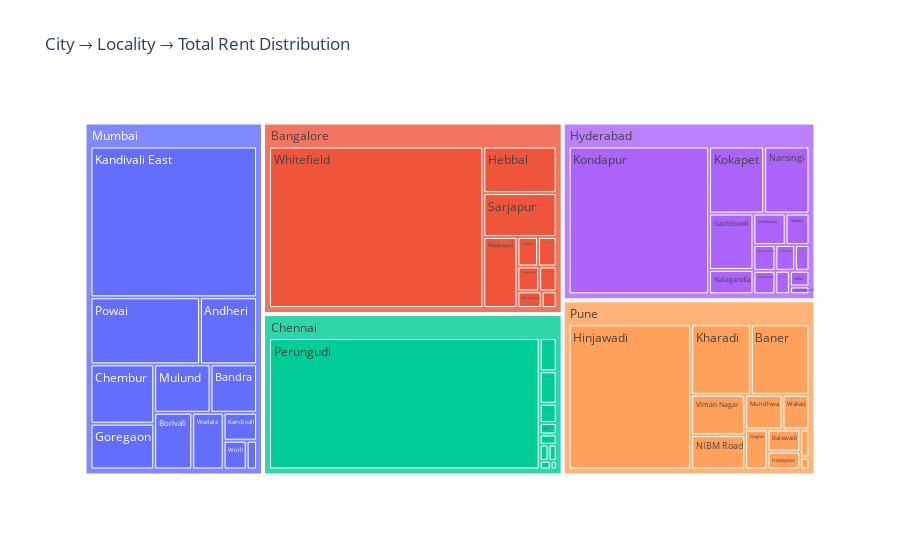

Notebook source saved alongside this figure:
### Markdown cell above
##### 9. City-wise Rent Distribution by Locality

### Code cell
import plotly.express as px

treemap_data = df.groupby(['City', 'Location'])['Price'].sum().reset_index()

fig = px.treemap(
    treemap_data,
    path=['City', 'Location'],
    values='Price',
    title='City → Locality → Total Rent Distribution'
)

fig.show()

### Figure 1 — Plotly figure (JSON) as saved in the notebook; plotly's stock layout.template omitted (floating-point values rounded to 4 significant figures)
{"data": [{"branchvalues": "total", "domain": {"x": [0, 1], "y": [0, 1]}, "hovertemplate": "labels=%{label}<br>Price=%{value}<br>parent=%{parent}<br>id=%{id}<extra></extra>", "ids": ["Mumbai/Andheri", "Hyderabad/Bachupally", "Pune/Balewadi", "Mumbai/Bandra", "Pune/Baner", "Bangalore/Bannerghatta Main Road", "Mumbai/Borivali", "Mumbai/Chembur", "Bangalore/Devanahalli", "Bangalore/Electronic City", "Hyderabad/Gachibowli", "Mumbai/Goregaon", "Chennai/Guduvancheri", "Pune/Hadapsar", "Bangalore/Hebbal", "Pune/Hinjawadi", "Hyderabad/Hitech City", "Mumbai/Juhu", "Bangalore/Kanakapura Road", "Mumbai/Kandivali", "Mumbai/Kandivali East", "Chennai/Kelambakkam", "Pune/Kharadi", "Hyderabad/Kokapet", "Hyderabad/Kollur", "Hyderabad/Kompally", "Hyderabad/Kondapur", "Hyderabad/Madhapur", "Hyderabad/Manikonda", "Chennai/Medavakkam", "Hyderabad/Miyapur", "Mumbai/Mulund", "Pune/Mundhwa", "Pune/NIBM Road", "Hyderabad/Nalagandla", "Hyderabad/Narsingi", "Chennai/Padur", "Chennai/Pallavaram", "Chennai/Pallikaranai", "Chennai/Perungudi", "Chennai/Porur", "Mumbai/Powai", "Bangalore/Rajajinagar", "Bangalore/Sarjapur", "Hyderabad/Shamshabad", "Chennai/Sholinganallur", "Hyderabad/Tellapur", "Chennai/Thiruvanmiyur", "Pune/Undri", "Bangalore/Varthur", "Pune/Viman Nagar", "Mumbai/Wadala", "Pune/Wagholi", "Pune/Wakad", "Bangalore/Whitefield", "Pune/Whitefield", "Mumbai/Worli", "Bangalore/Yelahanka", "Bangalore", "Chennai", "Hyderabad", "Mumbai", "Pune"], "labels": ["Andheri", "Bachupally", "Balewadi", "Bandra", "Baner", "Bannerghatta Main Road", "Borivali", "Chembur", "Devanahalli", "Electronic City", "Gachibowli", "Goregaon", "Guduvancheri", "Hadapsar", "Hebbal", "Hinjawadi", "Hitech City", "Juhu", "Kanakapura Road", "Kandivali", "Kandivali East", "Kelambakkam", "Kharadi", "Kokapet", "Kollur", "Kompally", "Kondapur", "Madhapur", "Manikonda", "Medavakkam", "Miyapur", "Mulund", "Mundhwa", "NIBM Road", "Nalagandla", "Narsingi", "Padur", "Pallavaram", "Pallikaranai", "Perungudi", "Porur", "Powai", "Rajajinagar", "Sarjapur", "Shamshabad", "Sholinganallur", "Tellapur", "Thiruvanmiyur", "Undri", "Varthur", "Viman Nagar", "Wadala", "Wagholi", "Wakad", "Whitefield", "Whitefield", "Worli", "Yelahanka", "Bangalore", "Chennai", "Hyderabad", "Mumbai", "Pune"], "name": "", "parents": ["Mumbai", "Hyderabad", "Pune", "Mumbai", "Pune", "Bangalore", "Mumbai", "Mumbai", "Bangalore", "Bangalore", "Hyderabad", "Mumbai", "Chennai", "Pune", "Bangalore", "Pune", "Hyderabad", "Mumbai", "Bangalore", "Mumbai", "Mumbai", "Chennai", "Pune", "Hyderabad", "Hyderabad", "Hyderabad", "Hyderabad", "Hyderabad", "Hyderabad", "Chennai", "Hyderabad", "Mumbai", "Pune", "Pune", "Hyderabad", "Hyderabad", "Chennai", "Chennai", "Chennai", "Chennai", "Chennai", "Mumbai", "Bangalore", "Bangalore", "Hyderabad", "Chennai", "Hyderabad", "Chennai", "Pune", "Bangalore", "Pune", "Mumbai", "Pune", "Pune", "Bangalore", "Pune", "Mumbai", "Bangalore", "", "", "", "", ""], "type": "treemap", "values": [806999, 129000, 167000, 475000, 942999, 97000, 455000, 798000, 90000, 122400, 568000, 616000, 12000, 132000, 760000, 4056449, 85000, 63000, 120000, 197000, 5298000, 30000, 960000, 840000, 70000, 78000, 4720099, 117000, 230000, 75500, 115000, 574999, 294500, 423000, 246000, 691000, 40000, 33000, 22000, 8194650, 45000, 1548500, 540000, 716000, 35000, 130000, 170500, 127000, 58999, 135000, 496000, 375000, 205000, 213000, 7698697, 25000, 140000, 56000, 10335097, 8709150, 8094599, 11347498, 7973947]}], "layout": {"autosize": true, "legend": {"tracegroupgap": 0}, "title": {"text": "City → Locality → Total Rent Distribution"}}}
